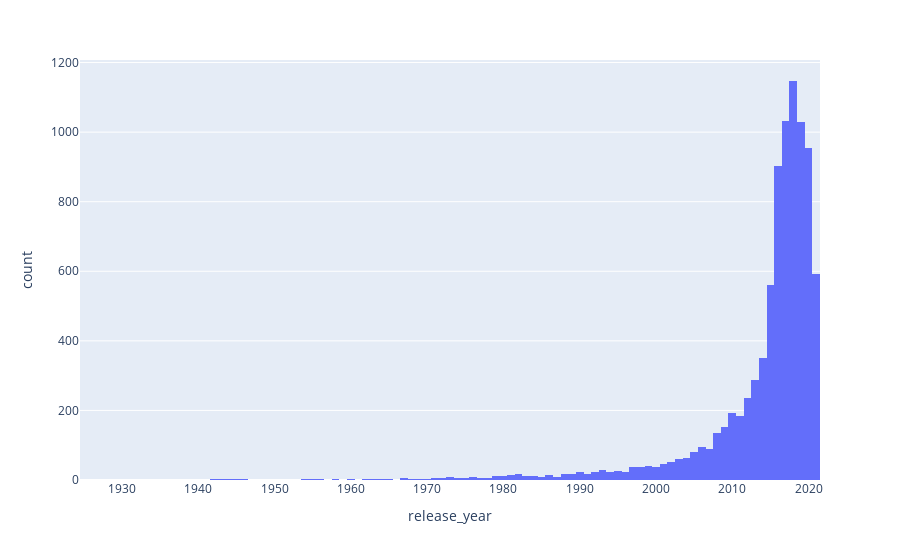

Notebook source saved alongside this figure:
### Code cell
px.histogram(data_import, x="release_year")

### Figure 1 — Plotly figure (JSON) as saved in the notebook; plotly's stock layout.template omitted (floating-point values rounded to 4 significant figures; data arrays with more than 128 entries replaced by an {"elided": "..."} marker saying what was removed)
{"data": [{"alignmentgroup": "True", "bingroup": "x", "hovertemplate": "release_year=%{x}<br>count=%{y}<extra></extra>", "legendgroup": "", "marker": {"color": "#636efa", "pattern": {"shape": ""}}, "name": "", "offsetgroup": "", "orientation": "v", "showlegend": false, "type": "histogram", "x": {"elided": "8807 int values"}, "xaxis": "x", "yaxis": "y"}], "layout": {"barmode": "relative", "legend": {"tracegroupgap": 0}, "margin": {"t": 60}, "xaxis": {"anchor": "y", "domain": [0, 1], "title": {"text": "release_year"}}, "yaxis": {"anchor": "x", "domain": [0, 1], "title": {"text": "count"}}}}
